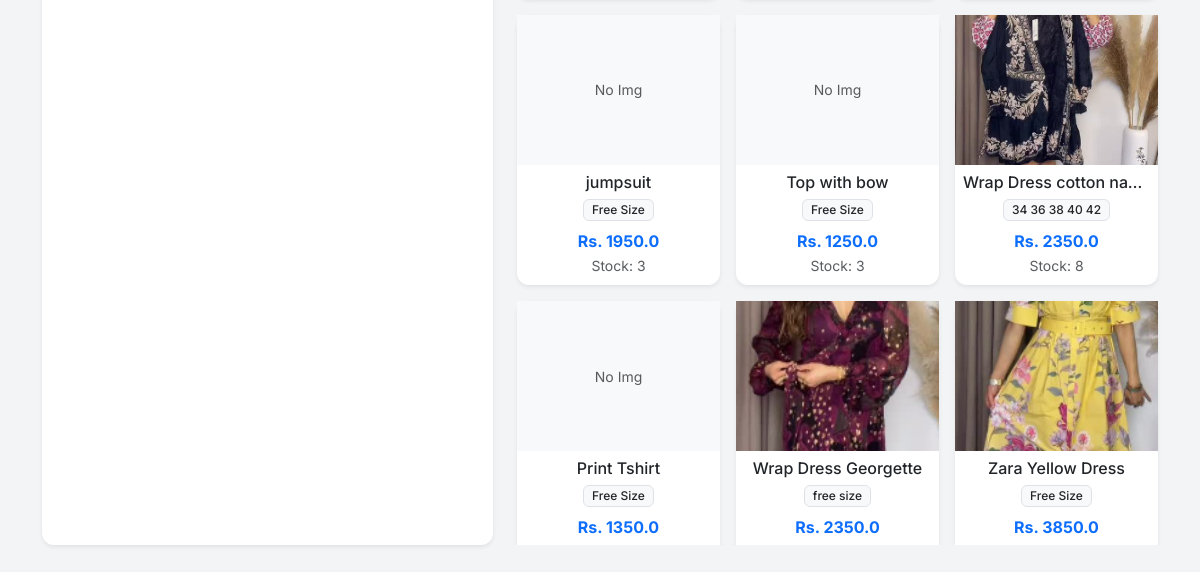
The app's page /new_order (lower part), older data.
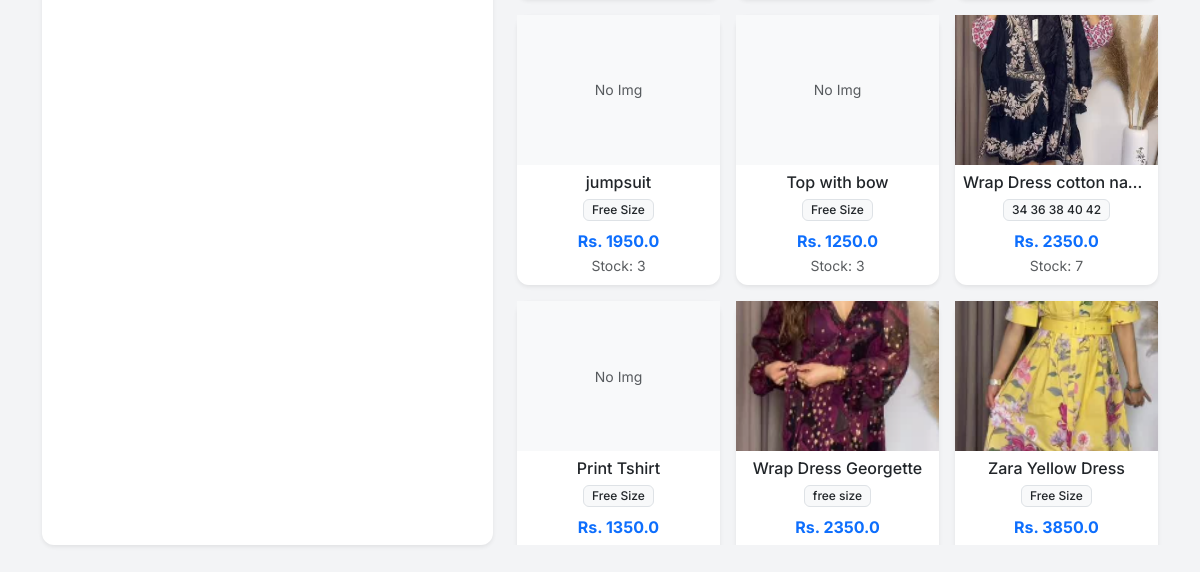
The same page, newer data.
### app.py (models this page shows)
class Product(db.Model):
    id = db.Column(db.Integer, primary_key=True)
    sku = db.Column(db.String(50), unique=True, nullable=True)
    name = db.Column(db.String(100), nullable=False)
    size = db.Column(db.String(10), nullable=False)
    cost_price = db.Column(db.Float, default=0.0)
    price = db.Column(db.Float, nullable=False)
    stock = db.Column(db.Integer, default=0)
    image = db.Column(db.String(100), nullable=True)

### app.py (the view)
@app.route('/new_order')
def new_order():
    products = Product.query.filter(Product.stock > 0).all()
    return render_template('new_order.html', products=products)

### templates/new_order.html (shortened to what this page needs)
{% extends "layout.html" %}
{% block content %}
<div class="row h-100">
    <div class="col-md-5">
        <div class="card shadow-sm h-100">
            <div class="card-body d-flex flex-column">
            </div>
        </div>
    </div>
    <div class="col-md-7">
        <div class="row row-cols-1 row-cols-md-3 g-3" id="productGrid" style="max-height: 80vh; overflow-y: auto;">
            {% for p in products %}
            <div class="col product-card-col" data-name="{{ p.name.lower() }} {{ p.sku.lower() if p.sku else '' }}">
                <div class="card h-100 shadow-sm border-0" onclick="addToCart({{ p.id }}, '{{ p.name }}', '{{ p.size }}', {{ p.price }}, {{ p.stock }})" style="cursor: pointer;">
                    <div style="height: 150px; overflow: hidden; background-color: #f8f9fa;" class="d-flex align-items-center justify-content-center">
                        {% if p.image %}
                        <img src="{{ url_for('static', filename='uploads/' + p.image) }}" style="width: 100%; height: 100%; object-fit: cover;">
                        {% else %}
                        <span class="text-muted small">No Img</span>
                        {% endif %}
                    </div>
                    <div class="card-body p-2 text-center">
                        <h6 class="card-title mb-1 text-truncate">{{ p.name }}</h6>
                        <span class="badge bg-light text-dark border">{{ p.size }}</span>
                        <div class="mt-2 text-primary fw-bold">Rs. {{ p.price }}</div>
                        <small class="text-muted">Stock: {{ p.stock }}</small>
                    </div>
                </div>
            </div>
            {% endfor %}
        </div>
    </div>
</div>
{% endblock %}

Row changes from the older to the newer data that the page shows:
changed Product "Wrap Dress cotton na…": stock "8" → "7"
